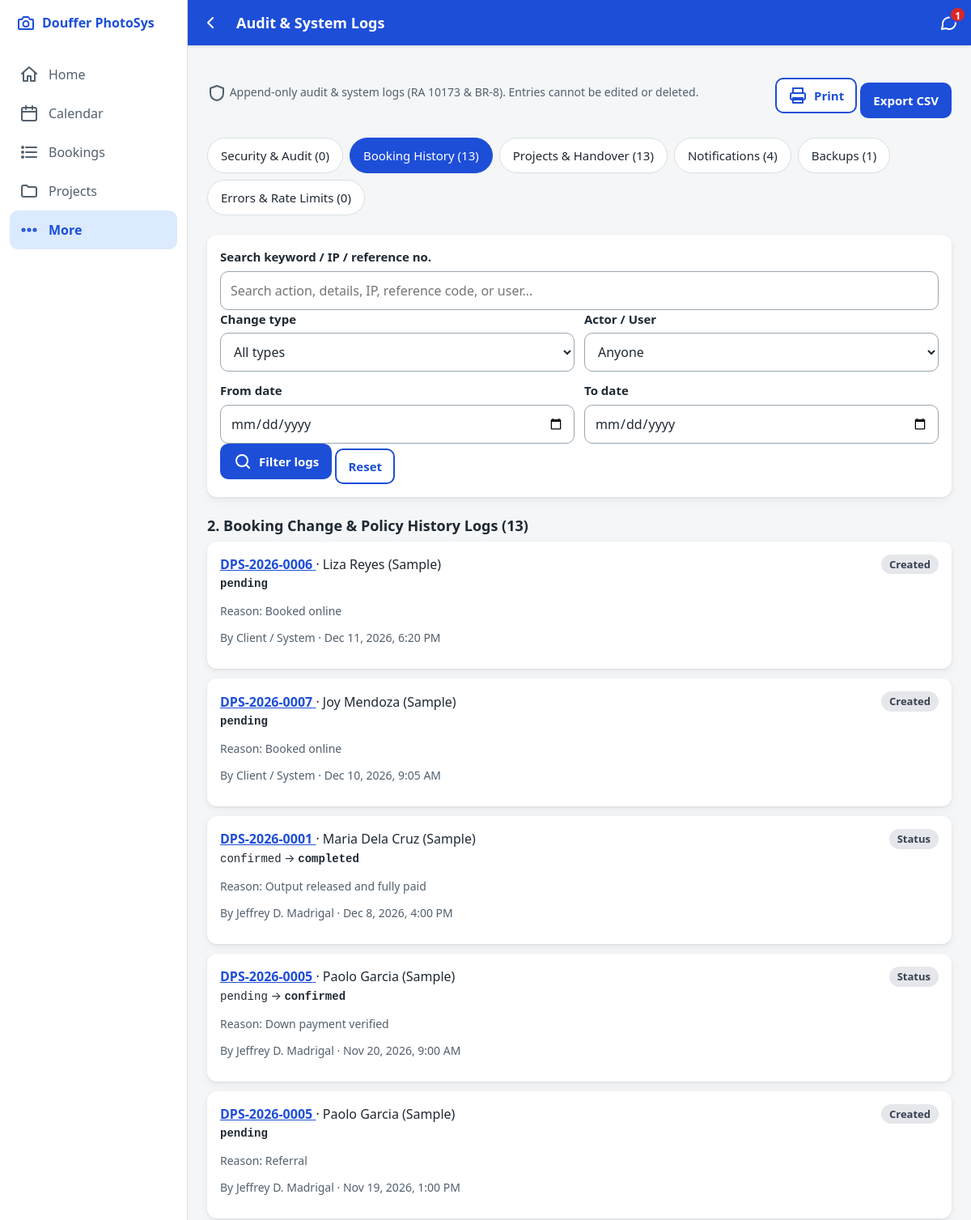
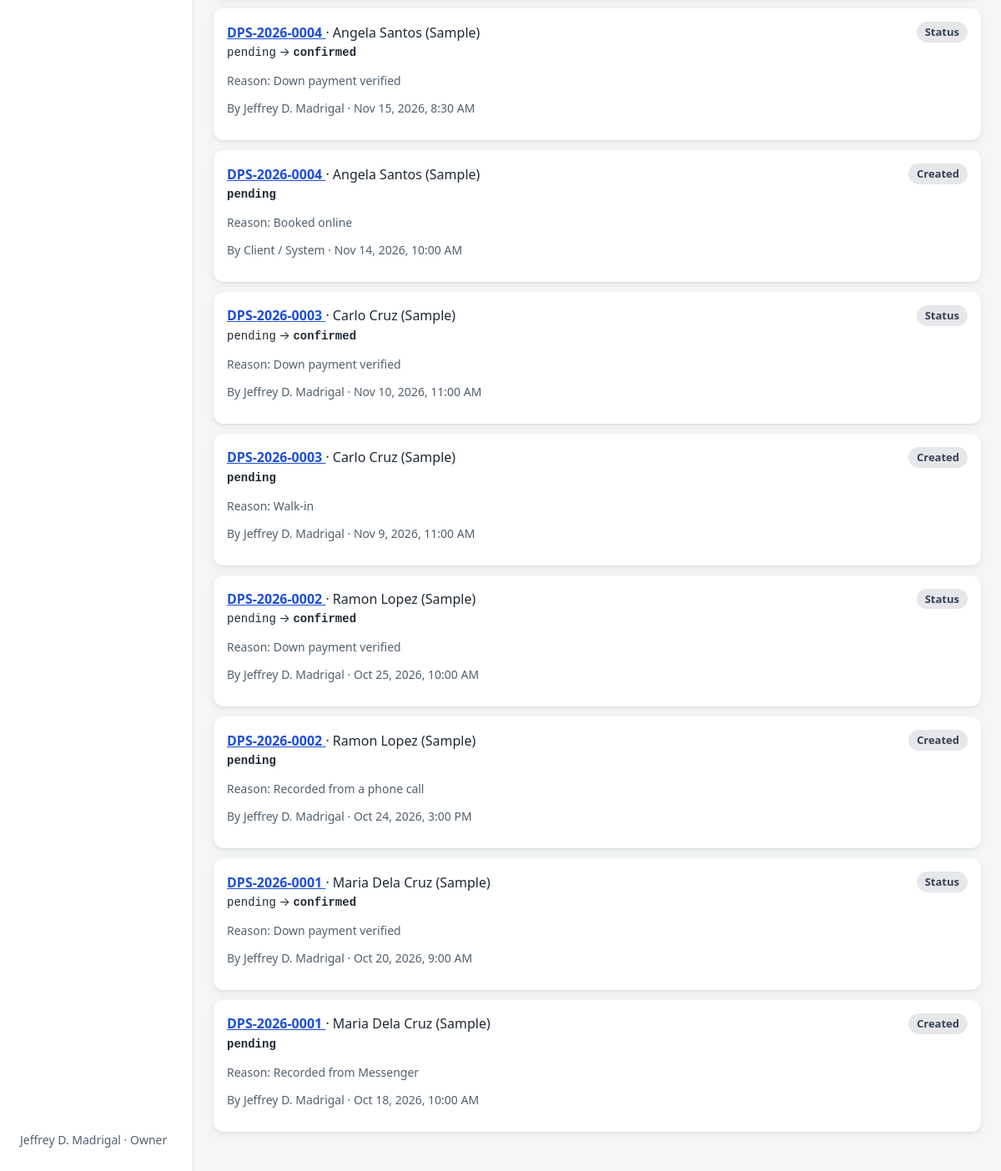
Screenshot of /admin/logs?tab=bookings (signed in) with the database file from the repository (2 pictures, top to bottom).
### tables this page shows
CREATE TABLE users (
  id                    INT UNSIGNED NOT NULL AUTO_INCREMENT,
  name                  VARCHAR(100) NOT NULL,
  username              VARCHAR(50)  NOT NULL,
  email                 VARCHAR(150) NULL,
  password_hash         VARCHAR(255) NOT NULL,
  role                  ENUM('owner','staff','crew') NOT NULL,
  perm_view_bookings    TINYINT(1) NOT NULL DEFAULT 1,
  perm_record_payments  TINYINT(1) NOT NULL DEFAULT 1,
  perm_verify_payments  TINYINT(1) NOT NULL DEFAULT 0,
  perm_archive_records  TINYINT(1) NOT NULL DEFAULT 0,
  perm_manage_messages  TINYINT(1) NOT NULL DEFAULT 1,
  must_change_password  TINYINT(1) NOT NULL DEFAULT 1,
  is_active             TINYINT(1) NOT NULL DEFAULT 1,
  last_login_at         DATETIME NULL,
  password_changed_at   DATETIME NULL,
  created_at            DATETIME NOT NULL DEFAULT CURRENT_TIMESTAMP,
  PRIMARY KEY (id),
  UNIQUE KEY uq_users_username (username)
);

CREATE TABLE booking_changes (
  id           INT UNSIGNED NOT NULL AUTO_INCREMENT,
  booking_id   INT UNSIGNED NOT NULL,
  change_type  ENUM('created','status','reschedule','cancel','archive','restore','note') NOT NULL,
  old_value    VARCHAR(255) NULL,
  new_value    VARCHAR(255) NULL,
  reason       VARCHAR(500) NULL,
  changed_by   INT UNSIGNED NULL,                       
  changed_at   DATETIME NOT NULL DEFAULT CURRENT_TIMESTAMP,
  PRIMARY KEY (id),
  KEY idx_changes_booking (booking_id, changed_at),
  CONSTRAINT fk_changes_booking FOREIGN KEY (booking_id) REFERENCES bookings (id),
  CONSTRAINT fk_changes_user    FOREIGN KEY (changed_by) REFERENCES users (id)
);

CREATE TABLE bookings (
  id                  INT UNSIGNED NOT NULL AUTO_INCREMENT,
  reference_code      VARCHAR(20)  NOT NULL,
  client_id           INT UNSIGNED NOT NULL,
  package_id          INT UNSIGNED NOT NULL,
  event_type          VARCHAR(50)  NOT NULL,
  event_date          DATE         NOT NULL,
  start_time          TIME NULL,
  end_time            TIME NULL,
  venue               VARCHAR(255) NOT NULL,
  special_requests    TEXT NULL,
  source_channel      ENUM('messenger','call','walk_in','referral','website') NOT NULL DEFAULT 'website',
  status              ENUM('pending','confirmed','completed','cancelled') NOT NULL DEFAULT 'pending',
  package_price       DECIMAL(10,2) NOT NULL,           
  total_amount        DECIMAL(10,2) NOT NULL,           
  down_payment_due    DECIMAL(10,2) NOT NULL,
  is_archived         TINYINT(1) NOT NULL DEFAULT 0,
  terms_version       VARCHAR(10) NULL,
  terms_accepted_at   DATETIME NULL,
  privacy_consent_at  DATETIME NULL,
  confirmed_at        DATETIME NULL,
  cancelled_at        DATETIME NULL,
  completed_at        DATETIME NULL,
  archived_at         DATETIME NULL,
  created_by          INT UNSIGNED NULL,                
  created_at          DATETIME NOT NULL DEFAULT CURRENT_TIMESTAMP,
  PRIMARY KEY (id),
  UNIQUE KEY uq_bookings_ref (reference_code),
  KEY idx_bookings_date_status (event_date, status),
  KEY idx_bookings_client (client_id),
  KEY idx_bookings_status (status, is_archived),
  CONSTRAINT fk_bookings_client  FOREIGN KEY (client_id)  REFERENCES clients (id),
  CONSTRAINT fk_bookings_package FOREIGN KEY (package_id) REFERENCES packages (id),
  CONSTRAINT fk_bookings_user    FOREIGN KEY (created_by) REFERENCES users (id)
);

CREATE TABLE clients (
  id                  INT UNSIGNED NOT NULL AUTO_INCREMENT,
  full_name           VARCHAR(120) NOT NULL,
  mobile              VARCHAR(20)  NOT NULL,
  mobile_normalized   CHAR(11)     NOT NULL,           
  messenger_name      VARCHAR(150) NULL,
  contact_channel     ENUM('messenger','call','walk_in','referral','website') NOT NULL DEFAULT 'website',
  privacy_consent_at  DATETIME NULL,
  is_archived         TINYINT(1) NOT NULL DEFAULT 0,
  created_at          DATETIME NOT NULL DEFAULT CURRENT_TIMESTAMP,
  PRIMARY KEY (id),
  KEY idx_clients_mobile (mobile_normalized),
  KEY idx_clients_name (full_name)
);

### app/Views/admin/logs.php (the view, shortened to what the rows shown need)
<?php
$exportParams = array_filter(array_merge(['tab' => $tab], $filters), static fn($v): bool => $v !== '');
?>
<div class="no-print">
    <div class="row-between section">
        <p class="small muted"><?= icon('shield') ?> Append-only audit &amp; system logs (RA 10173 &amp; BR-8). Entries cannot be edited or deleted.</p>
        <div class="row-gap">
            <button type="button" class="btn btn-outline btn-small" data-print><?= icon('print') ?> Print</button>
            <a class="btn btn-primary btn-small" href="<?= e(url('/admin/logs/export.csv', $exportParams)) ?>">Export CSV</a>
        </div>
    </div>
    <nav class="chips section" aria-label="Log streams">
        <?php foreach ($tabs as $key => $label): ?>
            <?php $active = ($tab === $key); ?>
            <a class="chip<?= $active ? ' is-active' : '' ?>"
               href="<?= e(url('/admin/logs', ['tab' => $key])) ?>"
               <?= $active ? ' aria-current="page"' : '' ?>>
                <?= e($label) ?> (<?= (int) ($streamCounts[$key] ?? 0) ?>)
            </a>
        <?php endforeach; ?>
    </nav>
    <?php if (in_array($tab, ['audit', 'bookings', 'projects', 'notifications'], true)): ?>
        <form method="get" action="<?= e(url('/admin/logs')) ?>" class="card stack-s section">
            <div class="field">
                <label for="log_q">Search keyword / IP / reference no.</label>
                <input id="log_q" name="q" type="search" value="<?= e($filters['q']) ?>" placeholder="Search action, details, IP, reference code, or user...">
            </div>
            <div class="grid-2">
                <?php if ($tab === 'audit'): ?>
                    <div class="field">
                        <label for="log_action">Action</label>
                        <select id="log_action" name="action">
                            <option value="">All actions</option>
                            <?php foreach ($distinctActions as $act): ?>
                                <option value="<?= e($act) ?>"<?= $filters['action'] === $act ? ' selected' : '' ?>><?= e($act) ?></option>
                            <?php endforeach; ?>
                        </select>
                    </div>
                    <div class="field">
                        <label for="log_entity">Entity</label>
                        <select id="log_entity" name="entity">
                            <option value="">All entities</option>
                            <?php foreach ($distinctEntities as $ent): ?>
                                <option value="<?= e($ent) ?>"<?= $filters['entity'] === $ent ? ' selected' : '' ?>><?= e($ent) ?></option>
                            <?php endforeach; ?>
                        </select>
                    </div>
                <?php elseif ($tab === 'bookings'): ?>
                    <div class="field">
                        <label for="log_change_type">Change type</label>
                        <select id="log_change_type" name="change_type">
                            <option value="">All types</option>
                        </select>
                    </div>
                <?php endif; ?>
                <?php if (in_array($tab, ['audit', 'bookings'], true)): ?>
                    <div class="field">
                        <label for="log_actor">Actor / User</label>
                        <select id="log_actor" name="actor">
                            <option value="">Anyone</option>
                        </select>
                    </div>
                <?php endif; ?>
                <div class="field">
                    <label for="log_from">From date</label>
                    <input id="log_from" name="from" type="date" value="<?= e($filters['from']) ?>">
                </div>
                <div class="field">
                    <label for="log_to">To date</label>
                    <input id="log_to" name="to" type="date" value="<?= e($filters['to']) ?>">
                </div>
            </div>
            <div class="row-gap">
                <button type="submit" class="btn btn-primary btn-small"><?= icon('search') ?> Filter logs</button>
                <a class="btn btn-outline btn-small" href="<?= e(url('/admin/logs', ['tab' => $tab])) ?>">Reset</a>
            </div>
        </form>
    <?php endif; ?>
</div>
<?php if ($tab === 'audit'): ?>
    <section class="section" aria-labelledby="audit-log-heading">
        <h2 class="h3" id="audit-log-heading">1. Security &amp; Audit Logs (<?= count($auditRows) ?>)</h2>
        <?php if (empty($auditRows)): ?>
            <div class="empty">
                <p><strong>No audit log entries match your filter.</strong></p>
            </div>
        <?php else: ?>
            <div class="stack">
                <?php foreach ($auditRows as $row): ?>
                    <article class="card stack-s">
                        <div class="row-between">
                            <div>
                                <strong><code><?= e($row['action']) ?></code></strong>
                                <?php if (!empty($row['entity'])): ?>
                                    · <span class="tag tag-neutral">
                                        <?= e($row['entity']) ?><?= $row['entity_id'] !== null ? ' #' . (int) $row['entity_id'] : '' ?>
                                    </span>
                                <?php endif; ?>
                            </div>
                            <span class="small muted">#<?= (int) $row['id'] ?> · <?= e(datetime_short($row['created_at'])) ?></span>
                        </div>
                        <p class="small">
                            <strong>Actor:</strong>
                            <?php if (!empty($row['actor_name'])): ?>
                                <?= e($row['actor_name']) ?> (@<?= e($row['actor_username']) ?>, <?= e($row['actor_role']) ?>)
                            <?php else: ?>
                                Public / Client
                            <?php endif; ?>
                            <?php if (!empty($row['ip'])): ?>
                                · <strong>IP:</strong> <code><?= e($row['ip']) ?></code>
                            <?php endif; ?>
                        </p>
                        <?php if (!empty($row['details'])): ?>
                            <pre class="small muted"><?= e($row['details']) ?></pre>
                        <?php endif; ?>
                    </article>
                <?php endforeach; ?>
            </div>
        <?php endif; ?>
    </section>
<?php elseif ($tab === 'bookings'): ?>
    <section class="section" aria-labelledby="bk-log-heading">
        <h2 class="h3" id="bk-log-heading">2. Booking Change &amp; Policy History Logs (<?= count($bookingRows) ?>)</h2>
        <?php if (empty($bookingRows)): ?>
            <div class="empty">
                <p><strong>No booking history entries match your filter.</strong></p>
            </div>
        <?php else: ?>
            <div class="stack">
                <?php foreach ($bookingRows as $row): ?>
                    <article class="card stack-s">
                        <div class="row-between">
                            <div>
                                <a href="<?= e(url('/admin/bookings/' . (int) $row['booking_id'])) ?>">
                                    <strong><?= e($row['reference_code']) ?></strong>
                                </a>
                                · <?= e($row['client_name']) ?>
                            </div>
                            <span class="tag tag-neutral"><?= e(ucfirst((string) $row['change_type'])) ?></span>
                        </div>
                        <p class="small">
                            <?php if ($row['old_value'] !== null && $row['old_value'] !== ''): ?>
                                <code><?= e($row['old_value']) ?></code> →
                            <?php endif; ?>
                            <strong><code><?= e($row['new_value'] ?? '—') ?></code></strong>
                        </p>
                        <?php if (!empty($row['reason'])): ?>
                            <p class="small muted">Reason: <?= e($row['reason']) ?></p>
                        <?php endif; ?>
                        <p class="small muted">
                            By <?= e($row['actor_name'] ?: 'Client / System') ?> · <?= e(datetime_short($row['changed_at'])) ?>
                        </p>
                    </article>
                <?php endforeach; ?>
            </div>
        <?php endif; ?>
    </section>
<?php endif; ?>

### app/Core/Router.php (shortened to what the rows shown need)
<?php
final class Router
{
    private array $routes = [];
    public function add(string $method, string $pattern, array $handler, array $opts = []): void
    {
        $this->routes[] = [
            'method'  => $method,
            'regex'   => self::compile($pattern),
            'handler' => $handler,
            'opts'    => $opts,
        ];
    }
    public static function compile(string $pattern): string
    {
        $pattern = $pattern === '/' ? '/' : rtrim($pattern, '/');
        $regex = preg_replace_callback('#\{(\w+)\}#', static function (array $m): string {
            $name = $m[1];
            if ($name === 'id' || str_ends_with($name, '_id')) {
                $part = '\d+';
            } elseif ($name === 'ref') {
                $part = '[A-Za-z0-9\-]+';
            } elseif ($name === 'token') {
                $part = '[A-Za-z0-9\-]{16,128}';
            } else {
                $part = '[^/]+';
            }
            return '(?P<' . $name . '>' . $part . ')';
        }, $pattern);
        return '#^' . $regex . '$#';
    }
    public function dispatch(string $method, string $path): void
    {
        $path = $path === '/' ? '/' : rtrim($path, '/');
        $methodMismatch = false;
        foreach ($this->routes as $route) {
            if (!preg_match($route['regex'], $path, $m)) {
                continue;
            }
            $opts = $route['opts'];
            Guard::check($opts, !empty($opts['api']));
            $params = array_filter($m, 'is_string', ARRAY_FILTER_USE_KEY);
            [$class, $action] = $route['handler'];
            $controller = new $class();
            $controller->$action(...array_merge($opts['args'] ?? [], array_values($params)));
            return;
        }
        throw new HttpException($methodMismatch ? 405 : 404);
    }
}

### app/Views/layouts/admin.php (shortened to what the rows shown need)
<?php
$unread = Message::unreadForAdmin();
$nav = [
    ['/admin', 'Home', 'home', nav_active('/admin', true)],
    ['/admin/calendar', 'Calendar', 'calendar', nav_active('/admin/calendar') || nav_active('/admin/crew')],
    ['/admin/bookings', 'Bookings', 'list', nav_active('/admin/bookings') || nav_active('/admin/payments')],
    ['/admin/projects', 'Projects', 'folder', nav_active('/admin/projects')],
    ['/admin/more', 'More', 'more', nav_active('/admin/more') || nav_active('/admin/clients') || nav_active('/admin/packages')
        || nav_active('/admin/reports') || nav_active('/admin/users') || nav_active('/admin/settings')
        || nav_active('/admin/logs') || nav_active('/admin/messages') || nav_active('/account')],
];
?>
<?= partial('partials/head', ['title' => $title ?? 'Admin', 'theme' => 'admin', 'scripts' => $scripts ?? []]) ?>
<body class="theme-admin has-sidebar"<?= Auth::can('manage_messages') ? ' data-poll-unread' : '' ?>>
<header class="topbar">
    <?php if (!empty($back)): ?>
        <a class="topbar-btn" href="<?= e(url($back)) ?>" aria-label="Back"><?= icon('back') ?></a>
    <?php else: ?>
        <span class="topbar-logo" aria-hidden="true"><?= icon('camera') ?></span>
    <?php endif; ?>
    <h1 class="topbar-title"><?= e($title ?? 'Admin') ?></h1>
    <?php if (Auth::can('manage_messages')): ?>
        <a class="topbar-btn topbar-end" href="<?= e(url('/admin/messages')) ?>" aria-label="Messages, <?= (int) $unread ?> unread">
            <?= icon('chat') ?>
            <span class="badge" data-unread-badge<?= $unread > 0 ? '' : ' hidden' ?>><?= (int) $unread ?></span>
        </a>
    <?php endif; ?>
</header>
<nav class="bottomnav bottomnav-5" aria-label="Admin">
    <div class="sidebar-brand"><?= icon('camera') ?><span>Douffer PhotoSys</span></div>
    <?php foreach ($nav as [$href, $label, $ico, $active]): ?>
        <a href="<?= e(url($href)) ?>"<?= $active ? ' aria-current="page"' : '' ?>><?= icon($ico) ?><span><?= e($label) ?></span></a>
    <?php endforeach; ?>
    <div class="sidebar-user">
        <span><?= e(Auth::user()['name'] ?? '') ?> · <?= e(ucfirst((string) Auth::role())) ?></span>
    </div>
</nav>
<main id="main" class="page" tabindex="-1">
    <?= $content ?>
</main>
</body>
</html>

### rows the page displays
users: name "Jeffrey D. Madrigal", role "Owner"
booking_changes: booking.reference_code "DPS-2026-0006", clients.full_name "Liza Reyes (Sample)", change_type "Created", new_value "pending", reason "Booked online", actor_name "Client / System", changed_at "Dec 11, 2026, 6:20 PM"
booking_changes: booking.reference_code "DPS-2026-0007", clients.full_name "Joy Mendoza (Sample)", change_type "Created", new_value "pending", reason "Booked online", actor_name "Client / System", changed_at "Dec 10, 2026, 9:05 AM"
booking_changes: booking.reference_code "DPS-2026-0001", clients.full_name "Maria Dela Cruz (Sample)", change_type "Status", old_value "confirmed", new_value "completed", reason "Output released and fully paid", changed_by.name "Jeffrey D. Madrigal", changed_at "Dec 8, 2026, 4:00 PM"
booking_changes: booking.reference_code "DPS-2026-0005", clients.full_name "Paolo Garcia (Sample)", change_type "Status", old_value "pending", new_value "confirmed", reason "Down payment verified", changed_by.name "Jeffrey D. Madrigal", changed_at "Nov 20, 2026, 9:00 AM"
booking_changes: booking.reference_code "DPS-2026-0005", clients.full_name "Paolo Garcia (Sample)", change_type "Created", new_value "pending", reason "Referral", changed_by.name "Jeffrey D. Madrigal", changed_at "Nov 19, 2026, 1:00 PM"
booking_changes: booking.reference_code "DPS-2026-0004", clients.full_name "Angela Santos (Sample)", change_type "Status", old_value "pending", new_value "confirmed", reason "Down payment verified", changed_by.name "Jeffrey D. Madrigal", changed_at "Nov 15, 2026, 8:30 AM"
booking_changes: booking.reference_code "DPS-2026-0004", clients.full_name "Angela Santos (Sample)", change_type "Created", new_value "pending", reason "Booked online", actor_name "Client / System", changed_at "Nov 14, 2026, 10:00 AM"
booking_changes: booking.reference_code "DPS-2026-0003", clients.full_name "Carlo Cruz (Sample)", change_type "Status", old_value "pending", new_value "confirmed", reason "Down payment verified", changed_by.name "Jeffrey D. Madrigal", changed_at "Nov 10, 2026, 11:00 AM"
booking_changes: booking.reference_code "DPS-2026-0003", clients.full_name "Carlo Cruz (Sample)", change_type "Created", new_value "pending", reason "Walk-in", changed_by.name "Jeffrey D. Madrigal", changed_at "Nov 9, 2026, 11:00 AM"
booking_changes: booking.reference_code "DPS-2026-0002", clients.full_name "Ramon Lopez (Sample)", change_type "Status", old_value "pending", new_value "confirmed", reason "Down payment verified", changed_by.name "Jeffrey D. Madrigal", changed_at "Oct 25, 2026, 10:00 AM"
booking_changes: booking.reference_code "DPS-2026-0002", clients.full_name "Ramon Lopez (Sample)", change_type "Created", new_value "pending", reason "Recorded from a phone call", changed_by.name "Jeffrey D. Madrigal", changed_at "Oct 24, 2026, 3:00 PM"
booking_changes: booking.reference_code "DPS-2026-0001", clients.full_name "Maria Dela Cruz (Sample)", change_type "Status", old_value "pending", new_value "confirmed", reason "Down payment verified", changed_by.name "Jeffrey D. Madrigal", changed_at "Oct 20, 2026, 9:00 AM"
booking_changes: booking.reference_code "DPS-2026-0001", clients.full_name "Maria Dela Cruz (Sample)", change_type "Created", new_value "pending", reason "Recorded from Messenger", changed_by.name "Jeffrey D. Madrigal", changed_at "Oct 18, 2026, 10:00 AM"

### other values shown
$unread "1"
$label "Home"
$label "Calendar"
$label "Bookings"
$label "Projects"
$label "More"
$label "Security & Audit"
$streamCounts[$key] "0"
$label "Booking History"
$streamCounts[$key] "13"
$label "Projects & Handover"
$label "Notifications"
$streamCounts[$key] "4"
$label "Backups"
$streamCounts[$key] "1"
